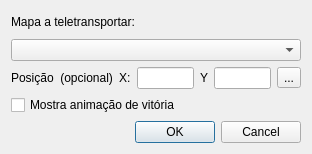
<?xml version="1.0" encoding="UTF-8"?>
<ui version="4.0">
 <class>NewTeleportAreaDialog</class>
 <widget class="QDialog" name="NewTeleportAreaDialog">
  <property name="geometry">
   <rect>
    <x>0</x>
    <y>0</y>
    <width>312</width>
    <height>154</height>
   </rect>
  </property>
  <property name="windowTitle">
   <string>Dialog</string>
  </property>
  <layout class="QGridLayout" name="gridLayout">
   <item row="0" column="0" colspan="3">
    <widget class="QLabel" name="label">
     <property name="text">
      <string>Mapa a teletransportar:</string>
     </property>
    </widget>
   </item>
   <item row="1" column="0" colspan="6">
    <widget class="QComboBox" name="comboMap"/>
   </item>
   <item row="2" column="0">
    <widget class="QLabel" name="label_2">
     <property name="text">
      <string>Posição  (opcional)</string>
     </property>
    </widget>
   </item>
   <item row="2" column="1">
    <widget class="QLabel" name="label_3">
     <property name="text">
      <string>X:</string>
     </property>
    </widget>
   </item>
   <item row="2" column="2">
    <widget class="QLineEdit" name="lineEditPosX"/>
   </item>
   <item row="2" column="3">
    <widget class="QLabel" name="label_4">
     <property name="text">
      <string>Y</string>
     </property>
    </widget>
   </item>
   <item row="2" column="4">
    <widget class="QLineEdit" name="lineEditPosY"/>
   </item>
   <item row="2" column="5">
    <widget class="QToolButton" name="toolButton">
     <property name="text">
      <string>...</string>
     </property>
    </widget>
   </item>
   <item row="3" column="0" colspan="6">
    <widget class="QCheckBox" name="checkBoxMostraAnimVit">
     <property name="text">
      <string>Mostra animação de vitória</string>
     </property>
    </widget>
   </item>
   <item row="4" column="0" colspan="6">
    <widget class="QDialogButtonBox" name="buttonBox">
     <property name="orientation">
      <enum>Qt::Horizontal</enum>
     </property>
     <property name="standardButtons">
      <set>QDialogButtonBox::Cancel|QDialogButtonBox::Ok</set>
     </property>
    </widget>
   </item>
  </layout>
 </widget>
 <resources/>
 <connections>
  <connection>
   <sender>buttonBox</sender>
   <signal>accepted()</signal>
   <receiver>NewTeleportAreaDialog</receiver>
   <slot>accept()</slot>
   <hints>
    <hint type="sourcelabel">
     <x>248</x>
     <y>254</y>
    </hint>
    <hint type="destinationlabel">
     <x>157</x>
     <y>274</y>
    </hint>
   </hints>
  </connection>
  <connection>
   <sender>buttonBox</sender>
   <signal>rejected()</signal>
   <receiver>NewTeleportAreaDialog</receiver>
   <slot>reject()</slot>
   <hints>
    <hint type="sourcelabel">
     <x>316</x>
     <y>260</y>
    </hint>
    <hint type="destinationlabel">
     <x>286</x>
     <y>274</y>
    </hint>
   </hints>
  </connection>
 </connections>
</ui>
